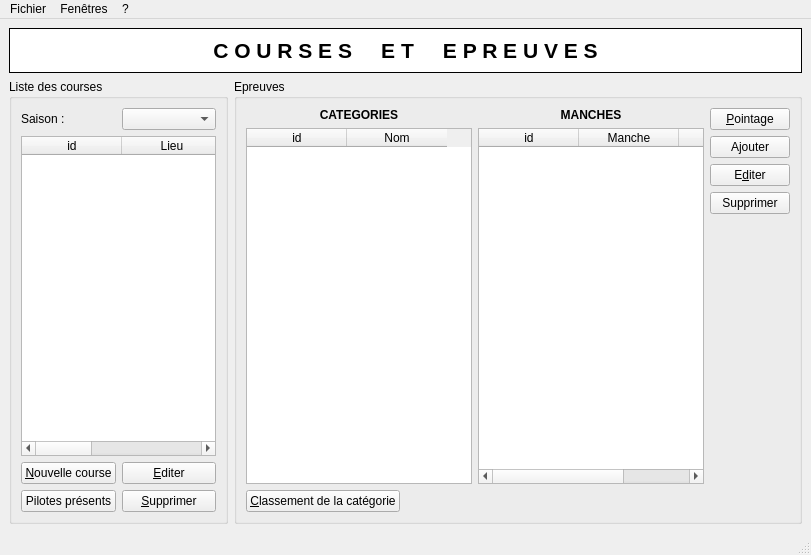
<ui version="4.0" >
 <class>Main</class>
 <widget class="QMainWindow" name="Main" >
  <property name="geometry" >
   <rect>
    <x>0</x>
    <y>0</y>
    <width>811</width>
    <height>555</height>
   </rect>
  </property>
  <property name="windowTitle" >
   <string>Amorce50</string>
  </property>
  <widget class="QWidget" name="centralwidget" >
   <layout class="QGridLayout" >
    <property name="margin" >
     <number>9</number>
    </property>
    <property name="spacing" >
     <number>6</number>
    </property>
    <item row="1" column="1" >
     <widget class="QGroupBox" name="groupBox_2" >
      <property name="title" >
       <string>Epreuves</string>
      </property>
      <layout class="QGridLayout" >
       <property name="margin" >
        <number>9</number>
       </property>
       <property name="spacing" >
        <number>6</number>
       </property>
       <item row="0" column="1" >
        <layout class="QVBoxLayout" >
         <property name="margin" >
          <number>0</number>
         </property>
         <property name="spacing" >
          <number>6</number>
         </property>
         <item>
          <widget class="QLabel" name="textLabel1_2_2" >
           <property name="sizePolicy" >
            <sizepolicy>
             <hsizetype>7</hsizetype>
             <vsizetype>5</vsizetype>
             <horstretch>0</horstretch>
             <verstretch>0</verstretch>
            </sizepolicy>
           </property>
           <property name="minimumSize" >
            <size>
             <width>160</width>
             <height>0</height>
            </size>
           </property>
           <property name="text" >
            <string>&lt;b>&lt;p align="center">MANCHES&lt;/p>&lt;/b></string>
           </property>
           <property name="wordWrap" >
            <bool>false</bool>
           </property>
          </widget>
         </item>
         <item>
          <widget class="QTableWidget" name="roundsList" >
           <property name="editTriggers" >
            <set>QAbstractItemView::NoEditTriggers</set>
           </property>
           <property name="selectionMode" >
            <enum>QAbstractItemView::SingleSelection</enum>
           </property>
           <property name="selectionBehavior" >
            <enum>QAbstractItemView::SelectRows</enum>
           </property>
           <column>
            <property name="text" >
             <string>id</string>
            </property>
           </column>
           <column>
            <property name="text" >
             <string>Manche</string>
            </property>
           </column>
           <column>
            <property name="text" >
             <string>Statut</string>
            </property>
           </column>
          </widget>
         </item>
        </layout>
       </item>
       <item row="0" column="0" >
        <layout class="QVBoxLayout" >
         <property name="margin" >
          <number>0</number>
         </property>
         <property name="spacing" >
          <number>6</number>
         </property>
         <item>
          <widget class="QLabel" name="textLabel1_2" >
           <property name="text" >
            <string>&lt;b>&lt;p align="center">CATEGORIES&lt;/p>&lt;/b></string>
           </property>
           <property name="wordWrap" >
            <bool>false</bool>
           </property>
          </widget>
         </item>
         <item>
          <widget class="QTableWidget" name="categoriesList" >
           <property name="editTriggers" >
            <set>QAbstractItemView::NoEditTriggers</set>
           </property>
           <property name="selectionMode" >
            <enum>QAbstractItemView::SingleSelection</enum>
           </property>
           <property name="selectionBehavior" >
            <enum>QAbstractItemView::SelectRows</enum>
           </property>
           <column>
            <property name="text" >
             <string>id</string>
            </property>
           </column>
           <column>
            <property name="text" >
             <string>Nom</string>
            </property>
           </column>
          </widget>
         </item>
        </layout>
       </item>
       <item row="1" column="0" colspan="3" >
        <layout class="QHBoxLayout" >
         <property name="margin" >
          <number>0</number>
         </property>
         <property name="spacing" >
          <number>6</number>
         </property>
         <item>
          <widget class="QPushButton" name="btnClassCategorie" >
           <property name="text" >
            <string>&amp;Classement de la catégorie</string>
           </property>
           <property name="shortcut" >
            <string>Alt+C</string>
           </property>
          </widget>
         </item>
         <item>
          <spacer>
           <property name="orientation" >
            <enum>Qt::Horizontal</enum>
           </property>
           <property name="sizeType" >
            <enum>QSizePolicy::Expanding</enum>
           </property>
           <property name="sizeHint" >
            <size>
             <width>80</width>
             <height>21</height>
            </size>
           </property>
          </spacer>
         </item>
        </layout>
       </item>
       <item row="0" column="2" >
        <layout class="QVBoxLayout" >
         <property name="margin" >
          <number>0</number>
         </property>
         <property name="spacing" >
          <number>6</number>
         </property>
         <item>
          <widget class="QPushButton" name="btnPointage" >
           <property name="text" >
            <string>&amp;Pointage</string>
           </property>
           <property name="shortcut" >
            <string>Alt+P</string>
           </property>
           <property name="autoDefault" >
            <bool>false</bool>
           </property>
          </widget>
         </item>
         <item>
          <widget class="QPushButton" name="btnAddRound" >
           <property name="text" >
            <string>Ajouter</string>
           </property>
          </widget>
         </item>
         <item>
          <widget class="QPushButton" name="btnEditRound" >
           <property name="text" >
            <string>E&amp;diter</string>
           </property>
           <property name="shortcut" >
            <string>Alt+D</string>
           </property>
          </widget>
         </item>
         <item>
          <widget class="QPushButton" name="btnDeleteRound" >
           <property name="text" >
            <string>Supprimer</string>
           </property>
          </widget>
         </item>
         <item>
          <spacer>
           <property name="orientation" >
            <enum>Qt::Vertical</enum>
           </property>
           <property name="sizeHint" >
            <size>
             <width>20</width>
             <height>40</height>
            </size>
           </property>
          </spacer>
         </item>
        </layout>
       </item>
      </layout>
     </widget>
    </item>
    <item row="1" column="0" >
     <widget class="QGroupBox" name="groupBox" >
      <property name="title" >
       <string>Liste des courses</string>
      </property>
      <layout class="QVBoxLayout" >
       <property name="margin" >
        <number>9</number>
       </property>
       <property name="spacing" >
        <number>6</number>
       </property>
       <item>
        <layout class="QHBoxLayout" >
         <property name="margin" >
          <number>0</number>
         </property>
         <property name="spacing" >
          <number>6</number>
         </property>
         <item>
          <widget class="QLabel" name="textLabel1" >
           <property name="text" >
            <string>Saison :</string>
           </property>
           <property name="wordWrap" >
            <bool>false</bool>
           </property>
          </widget>
         </item>
         <item>
          <widget class="QComboBox" name="seasonsList" />
         </item>
        </layout>
       </item>
       <item>
        <widget class="QTableWidget" name="racesList" >
         <property name="editTriggers" >
          <set>QAbstractItemView::NoEditTriggers</set>
         </property>
         <property name="selectionMode" >
          <enum>QAbstractItemView::SingleSelection</enum>
         </property>
         <property name="selectionBehavior" >
          <enum>QAbstractItemView::SelectRows</enum>
         </property>
         <column>
          <property name="text" >
           <string>id</string>
          </property>
         </column>
         <column>
          <property name="text" >
           <string>Lieu</string>
          </property>
         </column>
         <column>
          <property name="text" >
           <string>Date</string>
          </property>
         </column>
        </widget>
       </item>
       <item>
        <layout class="QGridLayout" >
         <property name="margin" >
          <number>0</number>
         </property>
         <property name="spacing" >
          <number>6</number>
         </property>
         <item row="0" column="0" >
          <widget class="QPushButton" name="btnNewRace" >
           <property name="text" >
            <string>&amp;Nouvelle course</string>
           </property>
           <property name="shortcut" >
            <string>Alt+N</string>
           </property>
          </widget>
         </item>
         <item row="0" column="1" >
          <widget class="QPushButton" name="btnEditRace" >
           <property name="text" >
            <string>&amp;Editer</string>
           </property>
           <property name="shortcut" >
            <string>Alt+E</string>
           </property>
          </widget>
         </item>
         <item row="1" column="0" >
          <widget class="QPushButton" name="btnPilotesPresents" >
           <property name="text" >
            <string>Pilotes présents</string>
           </property>
           <property name="shortcut" >
            <string/>
           </property>
          </widget>
         </item>
         <item row="1" column="1" >
          <widget class="QPushButton" name="btnDeleteRace" >
           <property name="text" >
            <string>&amp;Supprimer</string>
           </property>
           <property name="shortcut" >
            <string>Alt+S</string>
           </property>
          </widget>
         </item>
        </layout>
       </item>
      </layout>
     </widget>
    </item>
    <item row="0" column="0" colspan="2" >
     <widget class="QFrame" name="frame" >
      <property name="palette" >
       <palette>
        <active>
         <colorrole role="Base" >
          <brush brushstyle="SolidPattern" >
           <color alpha="255" >
            <red>255</red>
            <green>255</green>
            <blue>255</blue>
           </color>
          </brush>
         </colorrole>
         <colorrole role="Window" >
          <brush brushstyle="SolidPattern" >
           <color alpha="255" >
            <red>255</red>
            <green>255</green>
            <blue>255</blue>
           </color>
          </brush>
         </colorrole>
        </active>
        <inactive>
         <colorrole role="Base" >
          <brush brushstyle="SolidPattern" >
           <color alpha="255" >
            <red>255</red>
            <green>255</green>
            <blue>255</blue>
           </color>
          </brush>
         </colorrole>
         <colorrole role="Window" >
          <brush brushstyle="SolidPattern" >
           <color alpha="255" >
            <red>255</red>
            <green>255</green>
            <blue>255</blue>
           </color>
          </brush>
         </colorrole>
        </inactive>
        <disabled>
         <colorrole role="Base" >
          <brush brushstyle="SolidPattern" >
           <color alpha="255" >
            <red>255</red>
            <green>255</green>
            <blue>255</blue>
           </color>
          </brush>
         </colorrole>
         <colorrole role="Window" >
          <brush brushstyle="SolidPattern" >
           <color alpha="255" >
            <red>255</red>
            <green>255</green>
            <blue>255</blue>
           </color>
          </brush>
         </colorrole>
        </disabled>
       </palette>
      </property>
      <property name="autoFillBackground" >
       <bool>true</bool>
      </property>
      <property name="frameShape" >
       <enum>QFrame::Box</enum>
      </property>
      <property name="frameShadow" >
       <enum>QFrame::Plain</enum>
      </property>
      <layout class="QGridLayout" >
       <property name="margin" >
        <number>9</number>
       </property>
       <property name="spacing" >
        <number>6</number>
       </property>
       <item row="0" column="0" >
        <widget class="QLabel" name="TextLabel1" >
         <property name="sizePolicy" >
          <sizepolicy>
           <hsizetype>1</hsizetype>
           <vsizetype>1</vsizetype>
           <horstretch>0</horstretch>
           <verstretch>0</verstretch>
          </sizepolicy>
         </property>
         <property name="palette" >
          <palette>
           <active>
            <colorrole role="Base" >
             <brush brushstyle="SolidPattern" >
              <color alpha="255" >
               <red>255</red>
               <green>255</green>
               <blue>255</blue>
              </color>
             </brush>
            </colorrole>
            <colorrole role="Window" >
             <brush brushstyle="SolidPattern" >
              <color alpha="255" >
               <red>255</red>
               <green>255</green>
               <blue>255</blue>
              </color>
             </brush>
            </colorrole>
           </active>
           <inactive>
            <colorrole role="Base" >
             <brush brushstyle="SolidPattern" >
              <color alpha="255" >
               <red>255</red>
               <green>255</green>
               <blue>255</blue>
              </color>
             </brush>
            </colorrole>
            <colorrole role="Window" >
             <brush brushstyle="SolidPattern" >
              <color alpha="255" >
               <red>255</red>
               <green>255</green>
               <blue>255</blue>
              </color>
             </brush>
            </colorrole>
           </inactive>
           <disabled>
            <colorrole role="Base" >
             <brush brushstyle="SolidPattern" >
              <color alpha="255" >
               <red>255</red>
               <green>255</green>
               <blue>255</blue>
              </color>
             </brush>
            </colorrole>
            <colorrole role="Window" >
             <brush brushstyle="SolidPattern" >
              <color alpha="255" >
               <red>255</red>
               <green>255</green>
               <blue>255</blue>
              </color>
             </brush>
            </colorrole>
           </disabled>
          </palette>
         </property>
         <property name="font" >
          <font>
           <pointsize>16</pointsize>
           <weight>75</weight>
           <bold>true</bold>
          </font>
         </property>
         <property name="autoFillBackground" >
          <bool>true</bool>
         </property>
         <property name="text" >
          <string>C O U R S E S     E T     E P R E U V E S</string>
         </property>
         <property name="alignment" >
          <set>Qt::AlignCenter</set>
         </property>
         <property name="wordWrap" >
          <bool>false</bool>
         </property>
        </widget>
       </item>
      </layout>
     </widget>
    </item>
   </layout>
  </widget>
  <widget class="QMenuBar" name="menubar" >
   <property name="geometry" >
    <rect>
     <x>0</x>
     <y>0</y>
     <width>811</width>
     <height>21</height>
    </rect>
   </property>
   <widget class="QMenu" name="menuFen_tres" >
    <property name="title" >
     <string>Fenêtres</string>
    </property>
    <addaction name="actionParametres" />
    <addaction name="separator" />
    <addaction name="actionSaisons" />
    <addaction name="actionPilotes" />
    <addaction name="actionCategories" />
    <addaction name="actionReglement" />
   </widget>
   <widget class="QMenu" name="menu" >
    <property name="title" >
     <string>?</string>
    </property>
    <addaction name="actionAPropos" />
   </widget>
   <widget class="QMenu" name="menuFichier" >
    <property name="title" >
     <string>Fichier</string>
    </property>
    <addaction name="actionQuitter" />
   </widget>
   <addaction name="menuFichier" />
   <addaction name="menuFen_tres" />
   <addaction name="menu" />
  </widget>
  <widget class="QStatusBar" name="statusbar" />
  <action name="actionNouvelleCourse" >
   <property name="text" >
    <string>Nouvelle course</string>
   </property>
  </action>
  <action name="actionQuitter" >
   <property name="text" >
    <string>Quitter</string>
   </property>
  </action>
  <action name="actionParametres" >
   <property name="text" >
    <string>Paramètres</string>
   </property>
  </action>
  <action name="actionSaisons" >
   <property name="text" >
    <string>Saisons</string>
   </property>
  </action>
  <action name="actionPilotes" >
   <property name="text" >
    <string>Pilotes</string>
   </property>
  </action>
  <action name="actionCategories" >
   <property name="text" >
    <string>Catégories</string>
   </property>
  </action>
  <action name="actionReglement" >
   <property name="text" >
    <string>Règlement</string>
   </property>
  </action>
  <action name="actionAPropos" >
   <property name="text" >
    <string>À propos...</string>
   </property>
  </action>
 </widget>
 <resources/>
 <connections/>
</ui>
